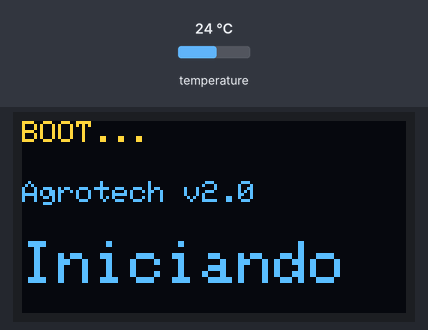
A sketch run on a simulated ESP8266 (NodeMCU). Parts: 128×64 one-colour display. The test bench sets the inputs (shaded band); at power-on: temperature 24 °C. The OLED is the two-colour kind (top 16 rows yellow); WiFi joins after 1.5 s; servers stay silent unless stated; no MQTT or app messages arrive unless stated; what the sketch prints to the serial monitor is not drawn.

Above: at 0.1 s.
At 1.7 s:
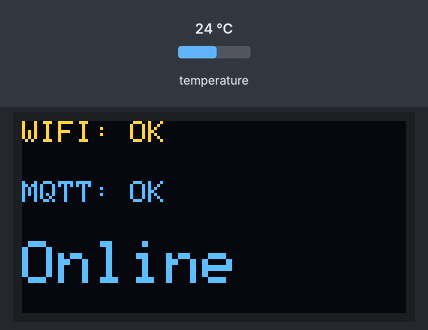
At 30.8 s:
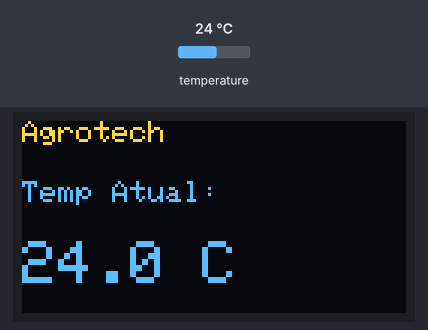

Measured:
- what the display in image 1 shows lasts 29.2 s, from 1.6 s to 30.8 s

The sketch:

sensor_temperatura_oled.ino
```cpp
#include <ESP8266WiFi.h>
#include <Wire.h>
#include <Adafruit_GFX.h>
#include <Adafruit_SSD1306.h>
#include <PubSubClient.h>
#include <OneWire.h>
#include <DallasTemperature.h>

// --- CONFIGURAÇÕES DE HARDWARE ---
#define SDA_PIN 12 // D6
#define SCL_PIN 14 // D5
#define ONE_WIRE_BUS 4 // D2 (Pino do Sensor DS18B20)

// --- CONFIGURAÇÕES DE TELA ---
Adafruit_SSD1306 display(128, 64, &Wire, -1);

// --- OBJETOS DO SENSOR ---
OneWire oneWire(ONE_WIRE_BUS);
DallasTemperature sensors(&oneWire);

// --- CREDENCIAIS DE REDE & BROKER ---
// Em produção, use WiFiManager para não chumbar senha
const char* ssid = "NOME_DA_SUA_REDE";
const char* password = "SENHA_DA_SUA_REDE";

const char* mqtt_server = "mosquitto.interglobaltecnologia.com.br";
const int mqtt_port = 1883;
// const char* mqtt_user = "sensor_user"; // Se tiver autenticação
// const char* mqtt_pass = "sensor_pass";

WiFiClient espClient;
PubSubClient client(espClient);

// --- VARIÁVEIS GLOBAIS ---
String myMacAddress = "";
long lastMsg = 0;
// Enviar a cada 30 segundos (ou 5 min em prod) para não floodar
const long interval = 30000;

// --- AUXILIAR: DISPLAY ---
void drawStatus(String linha1, String linha2, String linha3) {
  display.clearDisplay();
  display.setTextColor(WHITE);
  display.setTextSize(1);
  display.setCursor(0, 0);  display.println(linha1);
  display.setCursor(0, 20); display.println(linha2);
  display.setTextSize(2);
  display.setCursor(0, 40); display.println(linha3);
  display.display();
}

void setup() {
  Serial.begin(115200);

  // 1. Inicializa Display
  Wire.begin(SDA_PIN, SCL_PIN);
  if(!display.begin(SSD1306_SWITCHCAPVCC, 0x3C)) {
    Serial.println(F("Falha no OLED"));
    for(;;);
  }
  drawStatus("BOOT...", "Agrotech v2.0", "Iniciando");

  // 2. Inicializa Sensor
  sensors.begin();

  // 3. Obtém MAC Limpo (Identidade Única)
  myMacAddress = WiFi.macAddress();
  myMacAddress.replace(":", ""); // Formato AABBCC112233
  Serial.println("MAC ID: " + myMacAddress);

  // 4. Conecta WiFi
  WiFi.begin(ssid, password);
  while (WiFi.status() != WL_CONNECTED) {
    delay(500);
    Serial.print(".");
  }
  Serial.println("\nWiFi Conectado!");

  // 5. Configura MQTT
  client.setServer(mqtt_server, mqtt_port);

  // CRÍTICO: Aumenta o buffer para caber o JSON grande
  client.setBufferSize(512);
}

void reconnect() {
  while (!client.connected()) {
    Serial.print("Tentando MQTT... ");
    String clientId = "Sensor-" + myMacAddress;

    if (client.connect(clientId.c_str())) {
      Serial.println("Conectado!");
      drawStatus("WIFI: OK", "MQTT: OK", "Online");
    } else {
      Serial.print("Falha, rc=");
      Serial.print(client.state());
      Serial.println(" tentando em 5s");
      drawStatus("WIFI: OK", "MQTT: ERRO", "Reconn...");
      delay(5000);
    }
  }
}

void loop() {
  if (!client.connected()) reconnect();
  client.loop();

  long now = millis();
  if (now - lastMsg > interval) {
    lastMsg = now;

    // 1. Leitura dos Sensores
    sensors.requestTemperatures();
    float temp = sensors.getTempCByIndex(0);

    // Simulação de umidade (hardware real precisaria de um DHT11/22 ou SHT30)
    float umid = 55.0;

    // Validação básica de erro do sensor
    if (temp == -127.00) {
      Serial.println("Erro de leitura do sensor!");
      drawStatus("ERRO", "SENSOR", "FALHA");
      return;
    }

    // 2. Montagem do JSON (Schema V2)
    // Atenção: Latitude/Longitude fixas aqui, mas poderiam vir de um módulo GPS
    String json = "{";
    json += "\"mac\": \"" + myMacAddress + "\",";
    json += "\"temperatura\": " + String(temp) + ",";
    json += "\"umidade\": " + String(umid) + ",";
    json += "\"latitude\": -16.6869,";
    json += "\"longitude\": -49.2648,";

    // Objeto aninhado de contexto
    json += "\"dadosAdicionais\": {";
    json += "\"ip\": \"" + WiFi.localIP().toString() + "\",";
    json += "\"rssi\": " + String(WiFi.RSSI()) + ",";
    json += "\"modelo\": \"ESP8266-DS18B20-OLED\",";
    json += "\"uptime_ms\": " + String(millis());
    json += "}"; // Fecha dadosAdicionais
    json += "}"; // Fecha JSON principal

    // 3. Publicação (Funil Único)
    // Todo sensor manda para o mesmo tópico. O Spark separa.
    String topico = "telemetria/raw";

    Serial.print("Enviando pacote (" + String(json.length()) + " bytes)... ");
    if (client.publish(topico.c_str(), json.c_str())) {
      Serial.println("Sucesso!");
      drawStatus("Agrotech", "Temp Atual:", String(temp, 1) + " C");
    } else {
      Serial.println("FALHA no envio. Buffer cheio?");
      drawStatus("ERRO", "ENVIO MQTT", "FALHA");
    }
  }
}
```
